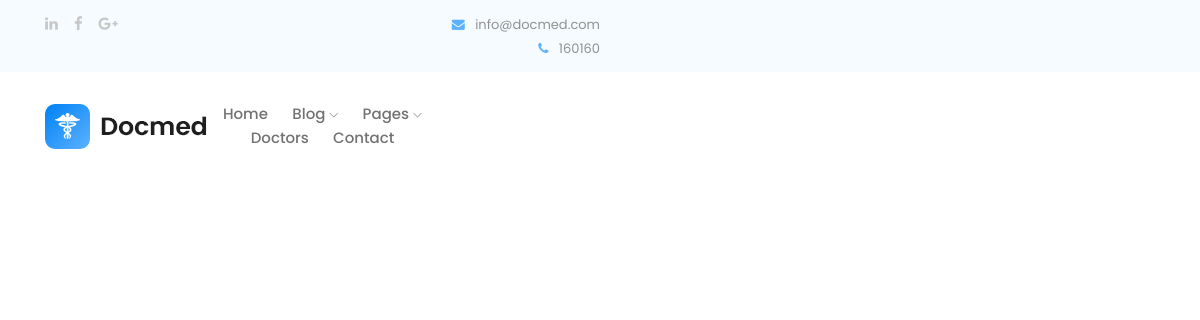
/checkApp.php (signed in), run on an earlier commit of the app's database.
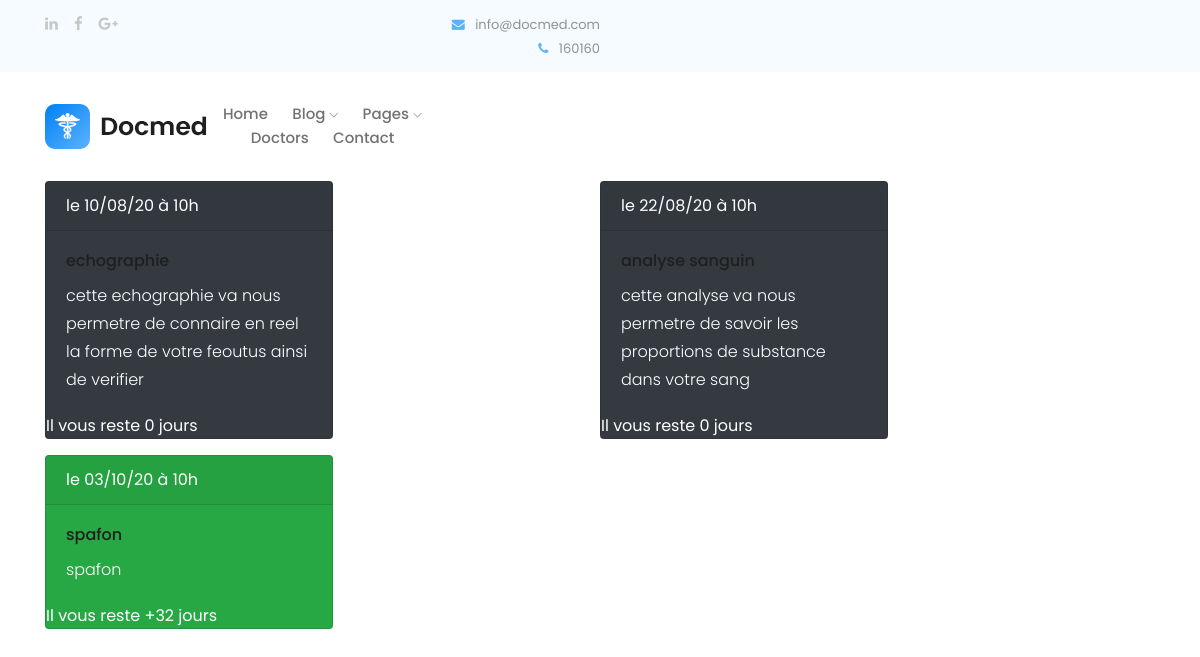
And on a later commit of the database.
### tables this page shows
CREATE TABLE IF NOT EXISTS `appointement` (
  `id` int(11) NOT NULL AUTO_INCREMENT,
  `nom` varchar(50) DEFAULT NULL,
  `dateAp` varchar(50) DEFAULT NULL,
  `id_pat` int(11) NOT NULL,
  `heures` varchar(50) DEFAULT NULL,
  `description` varchar(100) DEFAULT NULL,
  PRIMARY KEY (`id`),
  KEY `id_pat` (`id_pat`)
);

### public/checkApp.php (the view, shortened to what this page needs)
<?php
require '../elements/header.php';
$id = $_SESSION['user'];
$bd = new Database();
$pdo = $bd->getPDO("pregnantApp");
$query = $pdo->prepare(" SELECT * FROM users WHERE id=:id");
$query->execute(["id" => $id]);
$user = $query->fetchObject(User::class);
  if ($user->statut == "medecin" && isset($_GET['id'])) {
 $id_pat=$_GET['id'];
 $pdo=Database::getPDO("pregnantApp");
 $query=$pdo->query("SELECT * FROM appointement WHERE id_pat=$id_pat");
} elseif ($user->statut == "patient") {
    $id = $_SESSION['user'];
    $bd = new Database();
    $pdo = $bd->getPDO("pregnantApp");
    $query = $pdo->prepare(" SELECT * FROM appointement WHERE id_pat=:id");
    $query->execute(["id" => $id]);
}
 ?>
 <div class="container">
 <?php while( $donne=$query->fetch()){
     $datetime1 = date_create(date('m/d/Y'));
     $d= $donne['dateAp'] ;
     $datetime2 = date_create($d);
     $interval = date_diff($datetime1, $datetime2);
   $int= $interval->format('%R%a');
if ($int<= 10 && $int>=5 ) {
    $theme= "bg-warning";
}elseif ($int<=0) {
  $theme= "bg-dark mb-3";
  $int=0;
}
else {
    $theme= "bg-success";
}
     ?>
 <div class="card text-white <?= $theme ?> mb-3" style="max-width: 18rem;">
  <div class="card-header">le <?= date('d/m/y',strtotime($donne['dateAp'] ))?> à <?=$donne['heures'] ?>  </div>
  <div class="card-body">
    <h5 class="card-title text-bold "><?=$donne['nom'] ?></h5>
    <p class="card-text text-white "><?=$donne['description'] ?></p>
  </div>
     <span> Il vous reste <?=$int ?> jours</span>
  </div>
 <?php }   ?>
 </div>

### elements/header.php (shortened to what this page needs)
<!doctype html>
<html class="no-js" lang="zxx">
<head>
    <link rel="stylesheet" href="https://stackpath.bootstrapcdn.com/bootstrap/4.5.0/css/bootstrap.min.css">
	<link rel="stylesheet" href="css/bootstrap.min.css">
	<link rel="stylesheet" href="css/owl.carousel.min.css">
	<link rel="stylesheet" href="css/magnific-popup.css">
	<link rel="stylesheet" href="css/font-awesome.min.css">
	<link rel="stylesheet" href="css/themify-icons.css">
	<link rel="stylesheet" href="css/nice-select.css">
	<link rel="stylesheet" href="css/flaticon.css">
	<link rel="stylesheet" href="css/gijgo.css">
	<link rel="stylesheet" href="css/animate.css">
	<link rel="stylesheet" href="css/slicknav.css">
	<link rel="stylesheet" href="css/style.css">
</head>
<body>
    <header>
        <div class="header-area ">
            <div class="header-top_area">
                <div class="container">
                    <div class="row">
                        <div class="col-xl-6 col-md-6 ">
                            <div class="social_media_links">
                                <a href="#">
                                    <i class="fa fa-linkedin"></i>
                                </a>
                                <a href="#">
                                    <i class="fa fa-facebook"></i>
                                </a>
                                <a href="#">
                                    <i class="fa fa-google-plus"></i>
                                </a>
                            </div>
                        </div>
                        <div class="col-xl-6 col-md-6">
                            <div class="short_contact_list">
                                <ul>
                                    <li><a href="#"> <i class="fa fa-envelope"></i> info@docmed.com</a></li>
                                    <li><a href="#"> <i class="fa fa-phone"></i> 160160</a></li>
                                </ul>
                            </div>
                        </div>
                    </div>
                </div>
            </div>
            <div id="sticky-header" class="main-header-area">
                <div class="container">
                    <div class="row align-items-center">
                        <div class="col-xl-3 col-lg-2">
                            <div class="logo">
                                <a href="/home">
                                    <img src="img/logo.png" alt="">
                                </a>
                            </div>
                        </div>
                        <div class="col-xl-6 col-lg-7">
                            <div class="main-menu  d-none d-lg-block">
                                <nav>
                                    <ul id="navigation">
                                        <li><a class="active" href="/">home</a></li>
                                        <li><a href="#">blog <i class="ti-angle-down"></i></a>
                                        </li>
                                        <li><a href="#">pages <i class="ti-angle-down"></i></a>
                                        </li>
                                        <li><a href="/Doctors">Doctors</a></li>
                                        <li><a href="/contact">Contact</a></li>
                                    </ul>
                                </nav>
                            </div>
                        </div>
                        <div class="col-12">
                        </div>
                    </div>
                </div>
            </div>
        </div>
    </header>

### public/checkApp.php (style rules this page uses)
.container { display: grid; grid-template-columns: 50% 50%; }

What changed in the data, as far as the page shows it:
added appointement: dateAp "10/08/20", heures "10h", nom "echographie", description "cette echographie va nous permetre de connaire en reel la forme de votre feoutus ainsi de verifier", dateAp "0"
added appointement: dateAp "22/08/20", heures "10h", nom "analyse sanguin", description "cette analyse va nous permetre de savoir les proportions de substance dans votre sang", dateAp "0"
added appointement: dateAp "03/10/20", heures "10h", nom "spafon", description "spafon", dateAp "+32"
